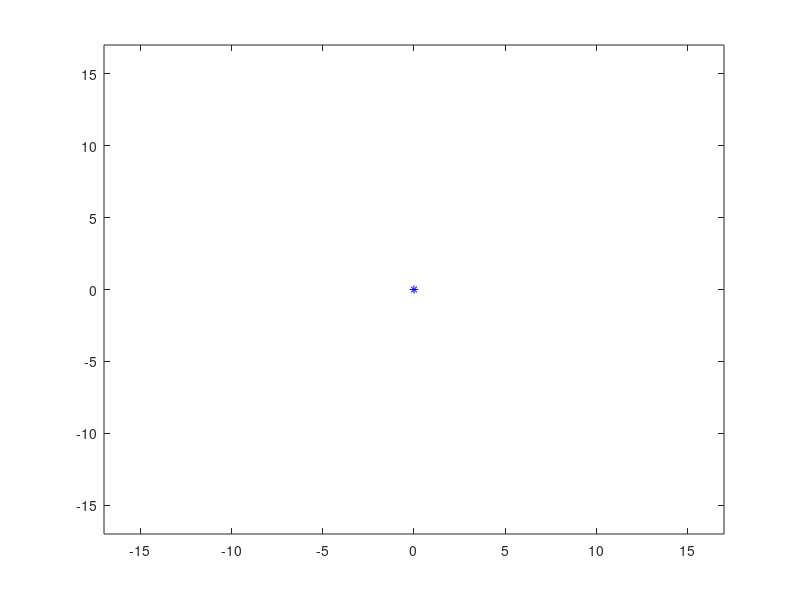

MATLAB code to generate this figure: (Note: this script raises an error after producing the figure.)
clear;
clc;

roboArm.L = [8, 8];
roboArm.offset = [0, 0];

plot(0,0,'b*');
axis([-17 17 -17 17]);
hold on;

ind = 1;

delay = 0.05;
numOfSteps = 30;

path = [getLine(-10,10,-10,5,numOfSteps);
        getCurve(-5,5,5,pi,2*pi,2*numOfSteps);
        getLine(0,5,0,10,numOfSteps);
        getLine(0,10,-2,10,numOfSteps);
        getLine(-2,10,-2,5,numOfSteps);
        getCurve(-5,5,3,0,-pi,2*numOfSteps);
        getLine(-8,5,-8,10,numOfSteps);
        getLine(-8,10,-10,10,numOfSteps);
        ];
    
    path1=[getLine(-10,10,-10,8,numOfSteps);
        getLine(-10,8,-6,8,numOfSteps);
        getLine(-6,8,-6,0,numOfSteps);
        getLine(-6,0,-4,0,numOfSteps);
        getLine(-4,0,-4,8,numOfSteps);
        getLine(-4,8,0,8,numOfSteps);
        getLine(0,8,0,10,numOfSteps);
        getLine(0,10,-10,10,numOfSteps);]

for n = 1:length(path)
    theta = getikine(roboArm, [path(n,1), path(n,2)],'left');
    P = getfkine(roboArm, theta - roboArm.offset);
    locationX(ind) = P(1);
    locationY(ind) = P(2);
    ind = ind + 1;
    hold off;
    plot(locationX,locationY,'r');
    hold on;
    grid on;
    plotRobot(roboArm, theta);
    axis([-17 17 -17 17]);
        
    pause(delay);
    
end
